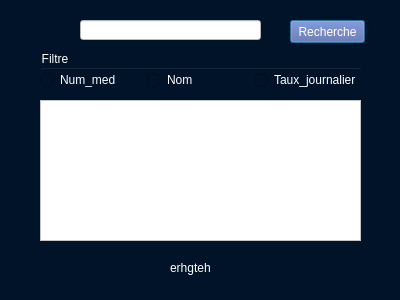
<?xml version="1.0" encoding="UTF-8"?>
<ui version="4.0">
 <class>recherchemed</class>
 <widget class="QDialog" name="recherchemed">
  <property name="geometry">
   <rect>
    <x>0</x>
    <y>0</y>
    <width>400</width>
    <height>300</height>
   </rect>
  </property>
  <property name="windowTitle">
   <string>Dialog</string>
  </property>
  <property name="styleSheet">
   <string notr="true">color:white;
background:#001328;
</string>
  </property>
  <widget class="QGroupBox" name="groupBox">
   <property name="geometry">
    <rect>
     <x>40</x>
     <y>50</y>
     <width>321</width>
     <height>41</height>
    </rect>
   </property>
   <property name="styleSheet">
    <string notr="true">color:white;</string>
   </property>
   <property name="title">
    <string>Filtre</string>
   </property>
   <widget class="QWidget" name="horizontalLayoutWidget">
    <property name="geometry">
     <rect>
      <x>0</x>
      <y>20</y>
      <width>321</width>
      <height>21</height>
     </rect>
    </property>
    <layout class="QHBoxLayout" name="horizontalLayout">
     <item>
      <widget class="QRadioButton" name="rdoNummed">
       <property name="text">
        <string>Num_med</string>
       </property>
      </widget>
     </item>
     <item>
      <widget class="QRadioButton" name="rdoNom">
       <property name="text">
        <string>Nom</string>
       </property>
      </widget>
     </item>
     <item>
      <widget class="QRadioButton" name="rdoTaux">
       <property name="text">
        <string>Taux_journalier</string>
       </property>
      </widget>
     </item>
    </layout>
   </widget>
  </widget>
  <widget class="QPushButton" name="btnFind">
   <property name="geometry">
    <rect>
     <x>290</x>
     <y>20</y>
     <width>75</width>
     <height>23</height>
    </rect>
   </property>
   <property name="styleSheet">
    <string notr="true">background-color: #5864A4;
color:white;</string>
   </property>
   <property name="text">
    <string>Recherche</string>
   </property>
  </widget>
  <widget class="QLabel" name="lblfindmed">
   <property name="geometry">
    <rect>
     <x>170</x>
     <y>260</y>
     <width>71</width>
     <height>16</height>
    </rect>
   </property>
   <property name="text">
    <string>erhgteh</string>
   </property>
  </widget>
  <widget class="QTableView" name="tableView">
   <property name="geometry">
    <rect>
     <x>40</x>
     <y>100</y>
     <width>321</width>
     <height>141</height>
    </rect>
   </property>
   <property name="styleSheet">
    <string notr="true">background-color:white;
color:black;</string>
   </property>
  </widget>
  <widget class="QLineEdit" name="txtValue">
   <property name="geometry">
    <rect>
     <x>80</x>
     <y>20</y>
     <width>181</width>
     <height>20</height>
    </rect>
   </property>
   <property name="styleSheet">
    <string notr="true">background-color:white;
color:black;</string>
   </property>
  </widget>
 </widget>
 <resources/>
 <connections/>
</ui>
